Frame 1 (no input): blank canvas, image omitted
Frame 60 (the mouse pressed at the canvas centre just before this capture): blank canvas, image omitted
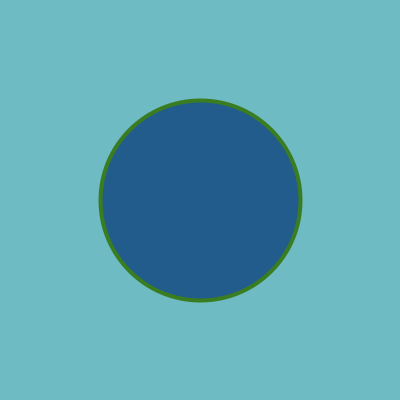
Frame 120 (the mouse held since frame 60 and released just before this capture)

The Processing sketch whose frames 1 and 60 were blank and that drew this single picture after the mouse press (run headless with seeded random() and noise(); from frame 60 on, the mouse is pressed at the canvas centre):

// Processing sketch: processing_140427
// ── processing_140427.pde

// base example for color experiments
// AW, March 2014
 
color c1,c2,c3; // Füllfarbe, Linienfarbe, Hintergrundfarbe
 
void setup() {
  background(110,187,196);
  size(400,400);
  strokeWeight(4); 
  colorMode(HSB, 360, 100,100);
}
 
void draw() {
  defineColors();
  fill(c1);
  stroke(c3);
  ellipse(mouseX, mouseY, abs(mouseX-pmouseX), abs(mouseX-pmouseX));
}
   
void defineColors() {
  int r2 = (int)random(80,120);
  int r1 = (int)random(160,200);
  int r3 = (int)random(185,220);
  
  //Strand
   c1 = color(r3,76,55); 
   c2 = color(r1,44,77);
   c3 = color(r2,74,49); 
}
